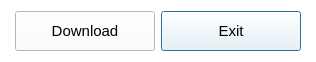
<?xml version="1.0" encoding="UTF-8"?>
<ui version="4.0">
 <class>BatchUpAndDownLoadTunningDataDlg</class>
 <widget class="QDialog" name="BatchUpAndDownLoadTunningDataDlg">
  <property name="geometry">
   <rect>
    <x>0</x>
    <y>0</y>
    <width>316</width>
    <height>58</height>
   </rect>
  </property>
  <property name="windowTitle">
   <string>Dialog</string>
  </property>
  <property name="styleSheet">
   <string notr="true">background-color: rgb(255, 255, 255);</string>
  </property>
  <layout class="QGridLayout" name="gridLayout">
   <item row="2" column="2">
    <widget class="CustomImageButtonWidget" name="btnExit">
     <property name="minimumSize">
      <size>
       <width>140</width>
       <height>40</height>
      </size>
     </property>
     <property name="maximumSize">
      <size>
       <width>140</width>
       <height>40</height>
      </size>
     </property>
     <property name="font">
      <font>
       <pointsize>11</pointsize>
      </font>
     </property>
     <property name="text">
      <string>Exit</string>
     </property>
    </widget>
   </item>
   <item row="2" column="3">
    <spacer name="horizontalSpacer_2">
     <property name="orientation">
      <enum>Qt::Horizontal</enum>
     </property>
     <property name="sizeHint" stdset="0">
      <size>
       <width>40</width>
       <height>20</height>
      </size>
     </property>
    </spacer>
   </item>
   <item row="2" column="1">
    <widget class="CustomImageButtonWidget" name="btnDownLoad">
     <property name="minimumSize">
      <size>
       <width>140</width>
       <height>40</height>
      </size>
     </property>
     <property name="maximumSize">
      <size>
       <width>140</width>
       <height>40</height>
      </size>
     </property>
     <property name="font">
      <font>
       <pointsize>11</pointsize>
      </font>
     </property>
     <property name="text">
      <string>Download</string>
     </property>
    </widget>
   </item>
   <item row="2" column="0">
    <spacer name="horizontalSpacer">
     <property name="orientation">
      <enum>Qt::Horizontal</enum>
     </property>
     <property name="sizeHint" stdset="0">
      <size>
       <width>40</width>
       <height>20</height>
      </size>
     </property>
    </spacer>
   </item>
  </layout>
 </widget>
 <customwidgets>
  <customwidget>
   <class>CustomImageButtonWidget</class>
   <extends>QPushButton</extends>
   <header>UIClass/CustomWidget/CustomImageButtonWidget.h</header>
  </customwidget>
 </customwidgets>
 <resources/>
 <connections/>
</ui>
